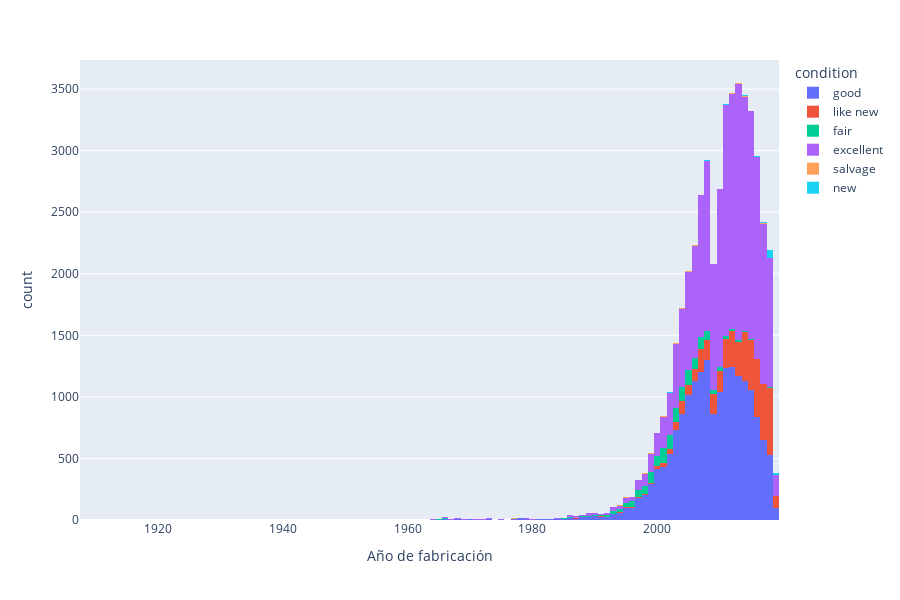

The cell this chart's notebook holds for it:
### Code cell
fig = px.histogram(not_na_car_data,
                   x='model_year',
                   color='condition',
                   labels={'model_year': 'Año de fabricación', 'count' :'Cantidad'},
             )
fig.update_layout(
    height=600, 
)
fig.show()

### Figure 1 — Plotly figure (JSON) as saved in the notebook; plotly's stock layout.template omitted (floating-point values rounded to 4 significant figures; data arrays with more than 128 entries replaced by an {"elided": "..."} marker saying what was removed)
{"data": [{"alignmentgroup": "True", "bingroup": "x", "hovertemplate": "condition=good<br>Año de fabricación=%{x}<br>count=%{y}<extra></extra>", "legendgroup": "good", "marker": {"color": "#636efa", "pattern": {"shape": ""}}, "name": "good", "offsetgroup": "good", "orientation": "v", "showlegend": true, "type": "histogram", "x": {"elided": "18695 int values"}, "xaxis": "x", "yaxis": "y"}, {"alignmentgroup": "True", "bingroup": "x", "hovertemplate": "condition=like new<br>Año de fabricación=%{x}<br>count=%{y}<extra></extra>", "legendgroup": "like new", "marker": {"color": "#EF553B", "pattern": {"shape": ""}}, "name": "like new", "offsetgroup": "like new", "orientation": "v", "showlegend": true, "type": "histogram", "x": {"elided": "4409 int values"}, "xaxis": "x", "yaxis": "y"}, {"alignmentgroup": "True", "bingroup": "x", "hovertemplate": "condition=fair<br>Año de fabricación=%{x}<br>count=%{y}<extra></extra>", "legendgroup": "fair", "marker": {"color": "#00cc96", "pattern": {"shape": ""}}, "name": "fair", "offsetgroup": "fair", "orientation": "v", "showlegend": true, "type": "histogram", "x": {"elided": "1492 int values"}, "xaxis": "x", "yaxis": "y"}, {"alignmentgroup": "True", "bingroup": "x", "hovertemplate": "condition=excellent<br>Año de fabricación=%{x}<br>count=%{y}<extra></extra>", "legendgroup": "excellent", "marker": {"color": "#ab63fa", "pattern": {"shape": ""}}, "name": "excellent", "offsetgroup": "excellent", "orientation": "v", "showlegend": true, "type": "histogram", "x": {"elided": "23074 int values"}, "xaxis": "x", "yaxis": "y"}, {"alignmentgroup": "True", "bingroup": "x", "hovertemplate": "condition=salvage<br>Año de fabricación=%{x}<br>count=%{y}<extra></extra>", "legendgroup": "salvage", "marker": {"color": "#FFA15A", "pattern": {"shape": ""}}, "name": "salvage", "offsetgroup": "salvage", "orientation": "v", "showlegend": true, "type": "histogram", "x": [1999, 2008, 2012, 1995, 2003, 2005, 2008, 2001, 2001, 1998, 2001, 2003, 2008, 2000, 2005, 2014, 2003, 1997, 2009, 2013, 2006, 2015, 2018, 2006, 1994, 1995, 2019, 1995, 2018, 2000, 2014, 2004, 2001, 2015, 2007, 2004, 2014, 1999, 2007, 2013, 1999, 2015, 2013, 2003, 1977, 2014, 2000, 2017, 2017, 2014, 2014, 2004, 1995, 2013, 1999, 2002, 2010, 2004, 2018, 2003, 2008, 2017, 2017, 2017, 2009, 2001, 2002, 1996, 2010, 2002, 2007, 2000, 2001, 2005, 2001, 1993, 2005, 2012, 1999, 2003, 2016, 2006, 1994, 2008, 2014, 1993, 2005, 2006, 2001, 2011, 2008, 2004, 2015, 2007, 1986, 2013, 1994, 1999, 1997, 2008, 2017, 2013, 2002], "xaxis": "x", "yaxis": "y"}, {"alignmentgroup": "True", "bingroup": "x", "hovertemplate": "condition=new<br>Año de fabricación=%{x}<br>count=%{y}<extra></extra>", "legendgroup": "new", "marker": {"color": "#19d3f3", "pattern": {"shape": ""}}, "name": "new", "offsetgroup": "new", "orientation": "v", "showlegend": true, "type": "histogram", "x": {"elided": "133 int values"}, "xaxis": "x", "yaxis": "y"}], "layout": {"barmode": "relative", "height": 600, "legend": {"title": {"text": "condition"}, "tracegroupgap": 0}, "margin": {"t": 60}, "xaxis": {"anchor": "y", "domain": [0, 1], "title": {"text": "Año de fabricación"}}, "yaxis": {"anchor": "x", "domain": [0, 1], "title": {"text": "count"}}}}
